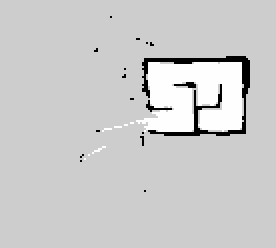
#> input picture RobComp/APS8/map.pgm, 138 x 124 px, found by its file name (shown 2 times larger)
$ python visualizar_mapa.py
#> lines starting #> are read from the running program, lines starting #| are printed output that depends on the picture; after the words box and inside, x2 and y2 are one past the last pixel; in counts of white or black regions, pixels touching at a corner belong together
import matplotlib.pyplot as plt
import numpy as np
import cv2

def map_to_world( map_x, map_y, height, width, resolution, origin_x, origin_y):
    # Convert map coordinates (pixels) to world coordinates (meters)
    world_x = map_x * resolution + origin_x
    world_y = map_y * resolution + origin_y
    return world_x, world_y

def world_to_map( world_x, world_y, height, width, resolution, origin_x, origin_y):
    # Convert world coordinates (meters) to map coordinates (pixels)
    map_x = int((world_x - origin_x) / resolution)
    map_y = height - int((world_y - origin_y) / resolution)
    return map_y, map_x

def prep_map(map_path):
    """
    Prepara o mapa carregando e processando a imagem de entrada.

    Args:
        map_path (str): O caminho do arquivo do mapa.

    Returns:
        np.array: O mapa processado como um array numpy.
    """
    map_array = cv2.imread(map_path, cv2.IMREAD_GRAYSCALE)
#> map_array is the input picture: shape (124, 138); min 0, max 254, mean 203.5
    map_array[map_array == 0] = 0
    map_array[map_array == 205] = 128
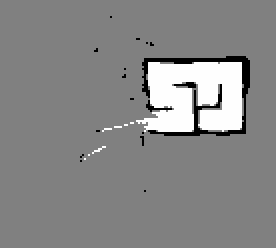
#> map_array: shape (124, 138) (shown 2 times larger); min 0, max 254, mean 135.1
    map_array[map_array == 254] = 255
#> map_array: shape (124, 138); 8.4% of pixels changed, all inside (x1, y1, x2, y2) = (42, 31, 121, 80)
    map_array[(map_array >= 60) & (map_array != 128) & (map_array != 255)] = 0
    map_array = map_array.astype(np.uint8)
    kernel = np.ones((3, 3), np.uint8)
    map_array = cv2.morphologyEx(map_array, cv2.MORPH_OPEN, kernel)
    map_array = np.flipud(map_array) # TODO - um deles precisa ser removido
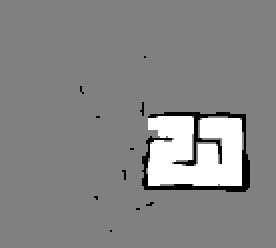
#> map_array: shape (124, 138) (shown 2 times larger); min 0, max 255, mean 134.7
    map_array = np.pad(map_array, ((0, 200), (0, 200)), 'constant', constant_values=128)
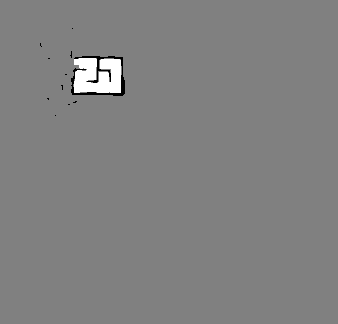
#> map_array: shape (324, 338); min 0, max 255, mean 129
    return map_array

def plot_path(map, point):
    """
    Plota o mapa e o caminho encontrado, incluindo o caminho simplificado.

    Args:
        path (list): O caminho completo encontrado.
    """

    plt.figure(figsize=(10, 10))
    plt.imshow(map, cmap='gray')
    plt.scatter(point[0], point[1], color='green', s=100, label='Início')

    plt.title("Mapa - aperte 'q' para fechar e selecionar outro ponto")

    plt.legend()
    plt.axis('equal')
    plt.show()

def main():
    map = prep_map('/home/guedes/colcon_ws/src/robcomp-24b-aps-8-enzedes/map.pgm')
    height, width = map.shape
#> height = 324; width = 338

    # open yaml file and get map metadata
#> (the run stopped early here; a loop or call above may not have finished)
